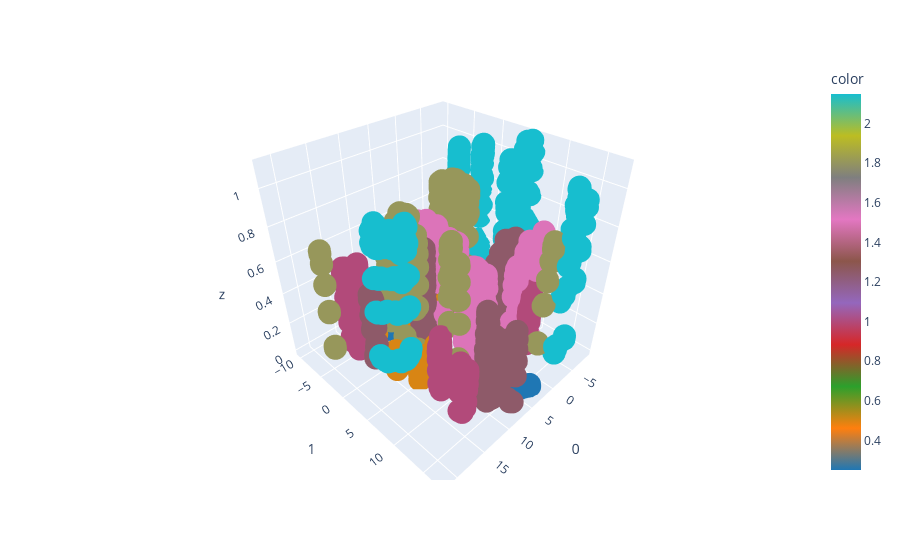

Notebook code for this chart:
### Code cell
umap_3d = UMAP(3)
proj_3d = umap_3d.fit_transform(LD_1)

fig_3d = px.scatter_3d(
    proj_3d, x=0, y=1, z=LD_1['DI'],
    color=LD_1['Velocity (km/s)'],
    color_continuous_scale=px.colors.qualitative.D3
)

fig_3d.show()

### Figure 1 — Plotly figure (JSON) as saved in the notebook; plotly's stock layout.template omitted (floating-point values rounded to 4 significant figures; data arrays with more than 128 entries replaced by an {"elided": "..."} marker saying what was removed)
{"data": [{"hovertemplate": "0=%{x}<br>1=%{y}<br>z=%{z}<br>color=%{marker.color}<extra></extra>", "legendgroup": "", "marker": {"color": {"elided": "1635 float values"}, "coloraxis": "coloraxis", "symbol": "circle"}, "mode": "markers", "name": "", "scene": "scene", "showlegend": false, "type": "scatter3d", "x": {"elided": "1635 float values"}, "y": {"elided": "1635 float values"}, "z": {"elided": "1635 float values"}}], "layout": {"coloraxis": {"colorbar": {"title": {"text": "color"}}, "colorscale": [[0, "#1F77B4"], [0.1111, "#FF7F0E"], [0.2222, "#2CA02C"], [0.3333, "#D62728"], [0.4444, "#9467BD"], [0.5556, "#8C564B"], [0.6667, "#E377C2"], [0.7778, "#7F7F7F"], [0.8889, "#BCBD22"], [1, "#17BECF"]]}, "legend": {"tracegroupgap": 0}, "margin": {"t": 60}, "scene": {"domain": {"x": [0, 1], "y": [0, 1]}, "xaxis": {"title": {"text": "0"}}, "yaxis": {"title": {"text": "1"}}, "zaxis": {"title": {"text": "z"}}}}}
